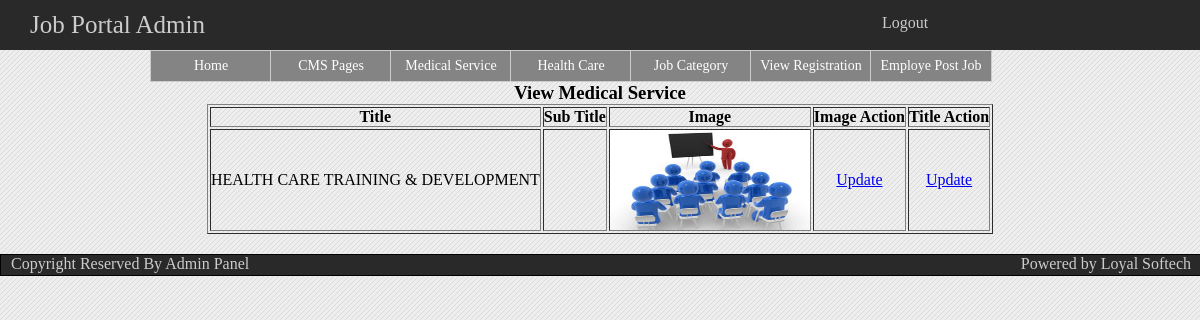
Screenshot of /admin/view_health_care_training.php with the database file from the repository.
### tables this page shows
CREATE TABLE IF NOT EXISTS `health_care` (
  `health_id` int(10) NOT NULL AUTO_INCREMENT,
  `title` varchar(255) NOT NULL,
  `sub_title` varchar(255) NOT NULL,
  `image` varchar(255) NOT NULL,
  PRIMARY KEY (`health_id`)
);

### admin/view_health_care_training.php (called while the page is built, shortened)
<?php
include(MODEL .'health_care_Class.php');
$objhealth_care = new health_care();
$viewimage = $objhealth_care->select_health_care();
include(ADVIEW.'view_health_care_training.php');
?>

### admin/model/health_care_Class.php (called while the page is built, shortened)
<?php
class health_care{
	public function select_health_care(){
		$select_img = "SELECT * FROM `health_care`";
		$result = mysql_query($select_img);
		if($result){
			return $result;
		}else{
			die('can not select'.mysql_error());
		}
	}
}
?>

### admin/view/view_health_care_training.php (the view, shortened to what this page needs)
<!DOCTYPE html PUBLIC "-//W3C//DTD XHTML 1.0 Transitional//EN" "http://www.w3.org/TR/xhtml1/DTD/xhtml1-transitional.dtd">
<html xmlns="http://www.w3.org/1999/xhtml" xml:lang="en">
<head>
    <link rel="stylesheet" type="text/css" href="style/adminstyle.css"/>
</head>
    <body>
    	<?php include(ADDTEMPLATE.'admin_header.php');?>
		<?php include(ADDTEMPLATE.'admin_menu.php');?>
		<div class="login_container">
			<center>
				<h3 class="heading">View Medical Service</h3>
			</center>
			<center>
				<form name="advertise" method="post" enctype="multipart/form-data">
					<center>
					<table border="1">
						<tr>
							<th>Title</th>
							<th>Sub Title</th>
							<th>Image</th>
							<th>Image Action</th>
							<th>Title Action</th>
						</tr>
					<?php while($row=mysql_fetch_array($viewimage)){?>
						<tr>
							<td><?php echo $row['title'];?></td>
							<td><?php echo $row['sub_title'];?></td>
							<td><img src="../images/<?php echo $row['image'];?>" height = "100px" width = "200px"/></td>
							<td><center><a href="update_health_care_training_images.php?uid=<?php echo $row['health_id']; ?>">Update</a></center></td>
							<td>
								<center><a href="update_health_care_training.php?uid=<?php echo $row['health_id']; ?>">Update</a></center>
							</td>
						</tr>
					<?php }?>
					</table>
				</center>
			</form>
			</center>
		</div>
		<?php include(ADDTEMPLATE.'admin_footer.php');?>
    </body>
</html>

### admin/style/adminstyle.css (style rules this page uses)
* { margin: 0; padding: 0; }
body { background: #eeeeee url(images/bg.jpg) top left repeat; font-family: 'MyriadWebProRegular'; margin-left: auto; margin-right:auto; height: auto; width: 100%; }
.login_container { float:left; height:auto; width:100%; }

### rows the page displays
health_care: title "HEALTH CARE TRAINING & DEVELOPMENT", image (picture)
